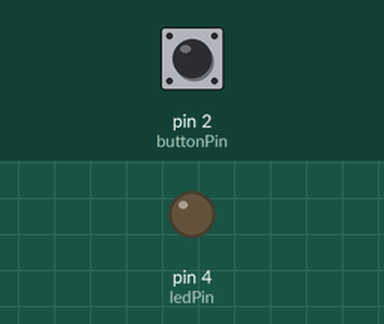
Bench run of a sketch on a simulated Arduino Uno, built with avr-gcc and run on an emulated ATmega328P. On the bench: output pins drawn as LEDs (lit = HIGH). The inputs (shaded band) are chosen by the test bench; at power-on: pin 2 (buttonPin) LOW.

Above: at 1.2 s.
1.3 s: pin 2 (buttonPin) pulled HIGH for 0.15 s
At 1.7 s:
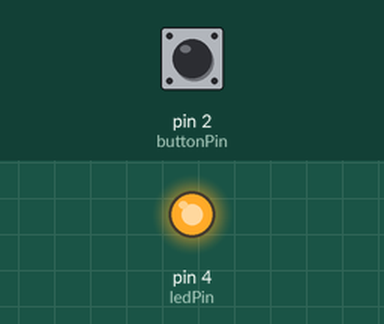
2.9 s: pin 2 (buttonPin) pulled HIGH for 1 s
At 4.1 s:
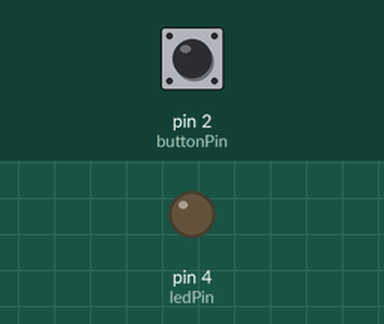
5.4 s: pin 2 (buttonPin) pulled HIGH for 3.2 s
At 6.0 s:
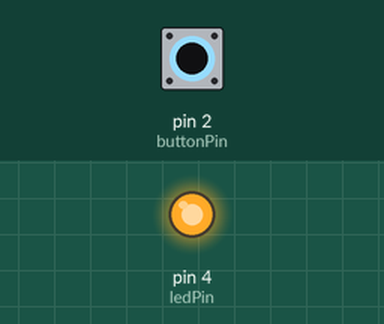
Timing chart, 0 to 8.4 s (numbered marks = the images above; inputs shaded):
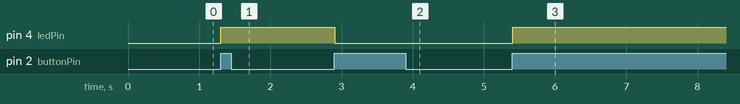

Measured:
- after the input at 1.3 s, pin 4 (ledPin): LOW → HIGH at once
- after the input at 2.9 s, pin 4 (ledPin): HIGH → LOW at once
- after the input at 5.4 s, pin 4 (ledPin): LOW → HIGH at once

The sketch:

_1_31.ino
```cpp
// C++ code
//

const int ledPin = 4;  // Pin for the LED
const int buttonPin = 2;  // Pin for the pushbutton

int buttonState = 0;  // Variable to store the button state
int ledState = LOW;  // Variable to store the LED state
int lastButtonState = LOW;  // Variable to store the last button state

void setup() {
  pinMode(ledPin, OUTPUT);  // Set the LED pin as an output
  pinMode(buttonPin, INPUT);  // Set the button pin as an input
}

void loop() {
  buttonState = digitalRead(buttonPin);  // Read the button state

  if (buttonState == HIGH && lastButtonState == LOW) {  // If the button is pressed and was not pressed before
   if (ledState == LOW) {  // If the LED is off
    ledState = HIGH;  // Turn the LED on
   } else {  // If the LED is on
    ledState = LOW;  // Turn the LED off
   }
  }

  lastButtonState = buttonState;  // Update the last button state
  digitalWrite(ledPin, ledState);  // Set the LED state

  delay(50);  // Debounce delay
}


/*
const int ledPin = 13;  // Pin for the LED
const int buttonPin = 2;  // Pin for the pushbutton

int buttonState = 0;  // Variable to store the button state

void setup() {
  pinMode(ledPin, OUTPUT);  // Set the LED pin as an output
  pinMode(buttonPin, INPUT);  // Set the button pin as an input
}

void loop() {
  buttonState = digitalRead(buttonPin);  // Read the button state

  if (buttonState == HIGH) {  // If the button is pressed
   digitalWrite(ledPin, HIGH);  // Turn the LED on
  } else {  // If the button is not pressed
   digitalWrite(ledPin, LOW);  // Turn the LED off
  }

  delay(50);  // Debounce delay
}


/*const byte ledpin = 4;
const byte push = 2;
int ledstate = LOW;
int debouncedelay = 50;
int lastbuttonstate = LOW;
int buttonstate = LOW;
unsigned long lastdebonstime = 0;
void setup()
{
  pinMode(ledpin, OUTPUT);
   pinMode(ledpin, INPUT);
}

void loop()
{

  Button1();

}

void Button1()
{
  int readbutton = digitalRead(push);
  if(lastbuttonstate != readbutton)
  {
    lastdebonstime = millis();
  }
  if(millis() - lastdebonstime > debouncedelay)
  {
    if(buttonstate != readbutton)
    {
      buttonstate = readbutton;
      if(buttonstate = HIGH)
      {
        ledstate != ledstate;
      }
    }
  }
  digitalWrite(ledpin,ledstate);
  lastbuttonstate = readbutton;
}

/*void Button();
{
  int readbutton = digitalRead(push);
  if(readbutton == HIGH)
  {
    ledstate = !ledstate;
  }
  digitalWrite(ledpin,ledstate);
}*/
```
